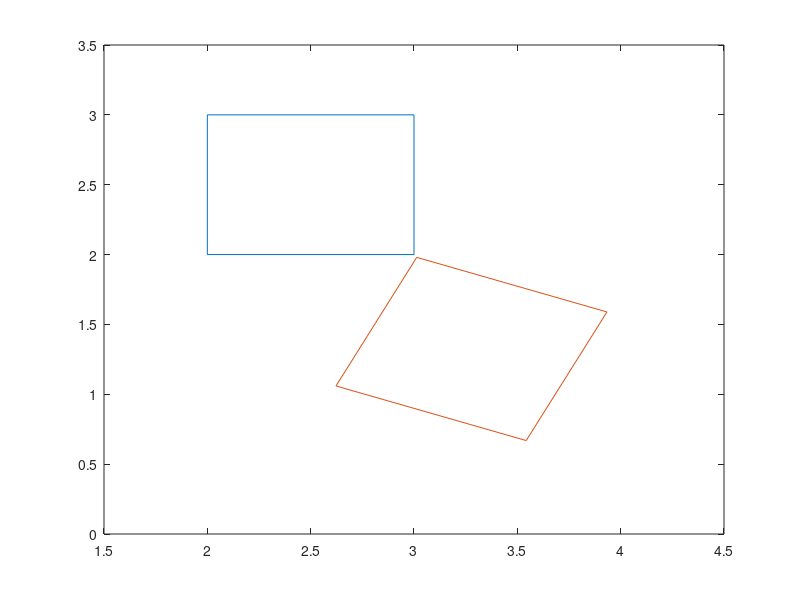

Write MATLAB code to recreate this figure.
% create box
% first row is horizontal coordinates; second row is vertical coordinates
my_pts = [2 2 3 3 2;2 3 3 2 2];
% write code here to display the original box
fig1=figure(1);
%referring to specific row of a matrix method from https://www.mathworks.com/matlabcentral/answers/175231-extract-first-row-from-matrix#answer_349252
%by userMathworks SUpport Team in thread https://www.mathworks.com/matlabcentral/answers/175231-extract-first-row-from-matrix
plot(my_pts(1,:), my_pts(2,:)); 
% write code here to create your 2D rotation matrix my_rot
my_rot = [];
%method referenced from https://www.mathworks.com/help/matlab/ref/deg2rad.html
theta = -deg2rad(23); %rotate clockwise by 23 degrees, but convert to radians to work with matlab default functions
my_rot(1,1) = cos(theta); my_rot(2,2) = my_rot(1,1); %referenced from lecture notes
my_rot(2,1) = sin(theta); my_rot(1,2) = -my_rot(2,1); 
% write code to perform rotation using my_rot and my_pts and store the result in my_rot_pts
my_rot_pts = my_rot * my_pts;
hold on
%write code to plot output
plot(my_rot_pts(1,:), my_rot_pts(2,:));
axis([1.5 4.5 0 3.5]);